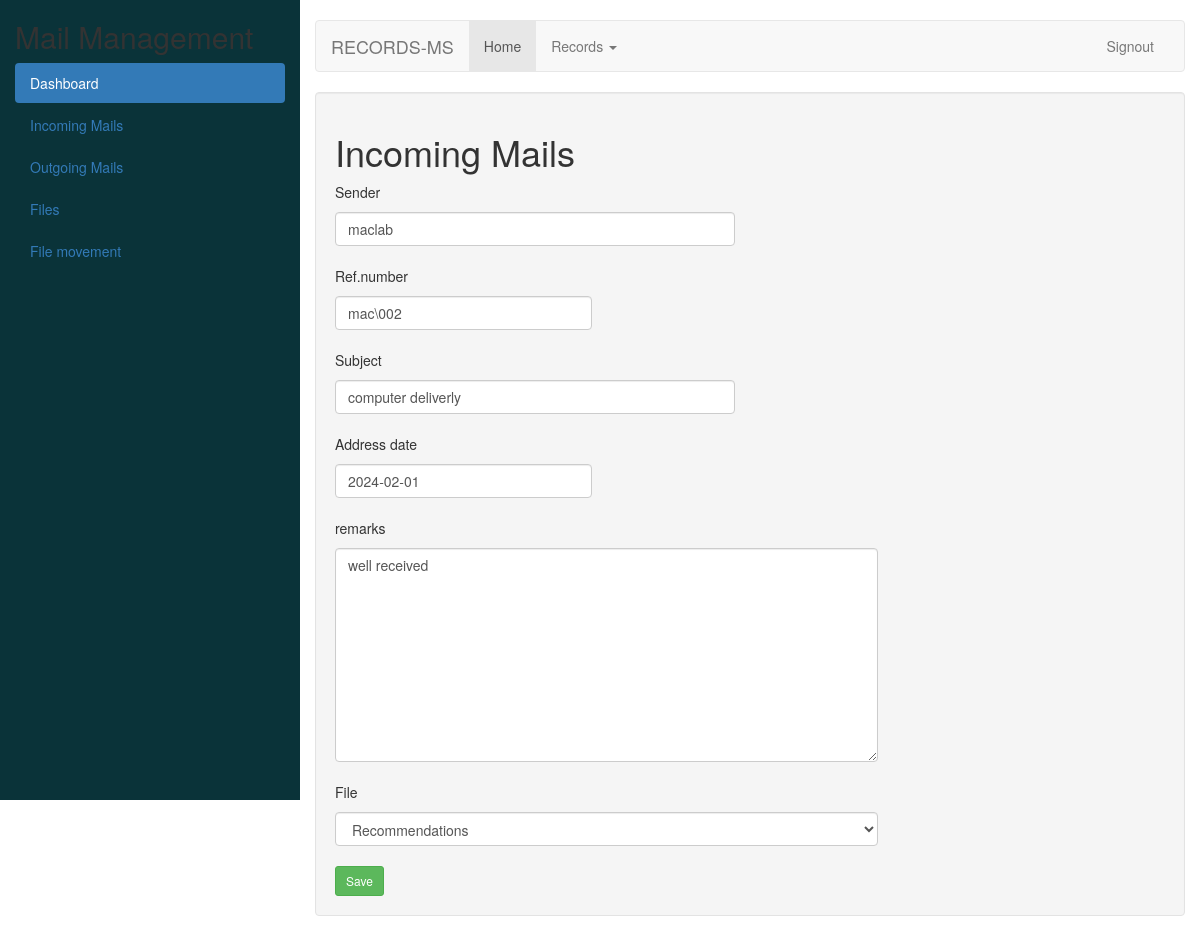
Page /3 on the committed database.
### recApp/models.py (models this page shows)
class TrackingModel(models.Model):
    created_at = models.DateTimeField(_("created at"), auto_now_add=True)
    updated_at = models.DateTimeField(_("updated at"), auto_now=True)
    class Meta:
        abstract = True

class BaseMailRecord(models.Model):
    sender = models.CharField(_("name of the sender"), max_length=156)
    ref_number = models.CharField(_("reference number"), max_length=156)
    description = models.CharField(_("description"), max_length = 156)
    class Meta:
        abstract = True

class IncomingMail(TrackingModel, BaseMailRecord):
    address_date = models.DateField(_("address date"), blank=True, null=True)
    remarks = models.TextField(_("remarks"), blank=True, null=True)
    file = models.ForeignKey(BaseAttachments, on_delete = models.CASCADE, to_field ='name')
    class Meta:
        verbose_name_plural = "Incoming Mails"
        ordering = ["-id"]

### recApp/views.py (the view, shortened to what this page needs)
# urls.py: path('<int:id>', views.records_form, name="update"),
def records_form(request, id=0):
    if request.method == 'GET':
        if id == 0:
            rec_details = IncomingMailsForm()
        else:
            rec_from_db = IncomingMail.objects.get(pk=id)
            rec_details = IncomingMailsForm(instance=rec_from_db)
        context = {'records': rec_details}
        return render(request, 'records/mailsform.html', context)

### recApp/form.py
class IncomingMailsForm(forms.ModelForm):
    class Meta:
        model = IncomingMail
        fields = ('sender','ref_number','description','address_date','remarks','file')
    def __init__(self, *args, **kwargs):
        super(IncomingMailsForm, self).__init__(*args, **kwargs)
        for field_name, field in self.fields.items():
            field.widget.attrs.update({'class': 'form-control'})

### recApp/models.py (called while the page is built)
    def __str__(self):
        return self.name

### recApp/templates/records/mailsform.html (shortened to what this page needs)
{% extends 'records/base.html' %}
{% block content %}
<h1>Incoming Mails</h1>
<form action="" method="post" autocomplete="off">
    <div class="row">
        <div class="col-md-6">
            <p>Sender</p>{{records.sender}}
        </div>
    </div>
    <br>
    <div class="row">
        <div class="col-md-4">
            <p>Ref.number</p> {{records.ref_number}}
        </div>
    </div>
    <br>
    <div class="row">
        <div class="col-md-6">
            <p>Subject</p>{{records.description}}
        </div>
    </div>
    <br>
    <div class="row">
        <div class="col-md-4">
            <p>Address date</p>{{records.address_date}}
        </div>
    </div>
    <br>
    <div class="row">
        <div class="col-md-8">
            <p>remarks</p>{{records.remarks}}
        </div>
    </div>
    <br>
    <div class="row">
        <div class="col-md-8">
            <p>File</p>{{records.file}}
        </div>
    </div>
    <br>
    <div class="row">
        <div class="col-md-8">
            <button class="btn btn-success btn-sm " type="submit">
                 Save
            </button>
        </div>
    </div>
</form>
{% endblock content %}

### rows in the picture
IncomingMail: sender "maclab", ref_number "mac\\002", description "computer deliverly", address_date "2024-02-01", remarks "well received", file "Recommendations"
